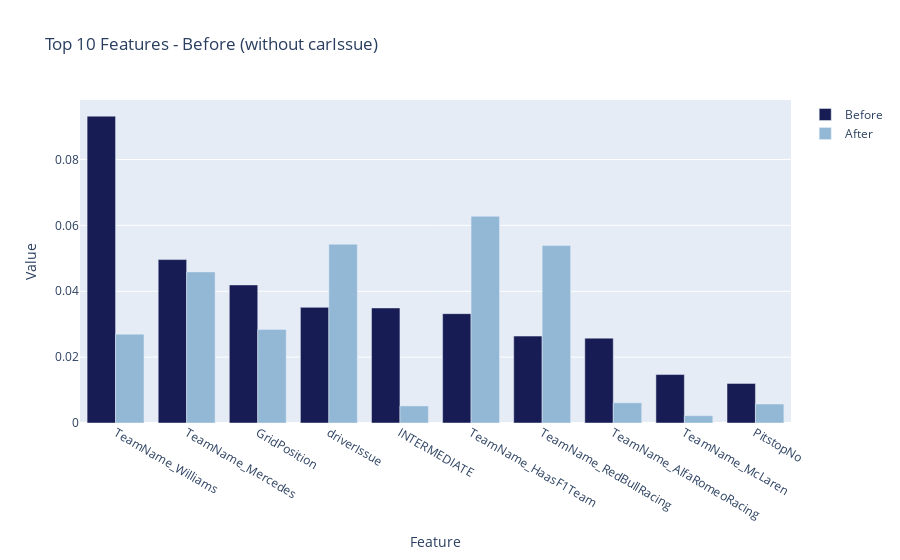
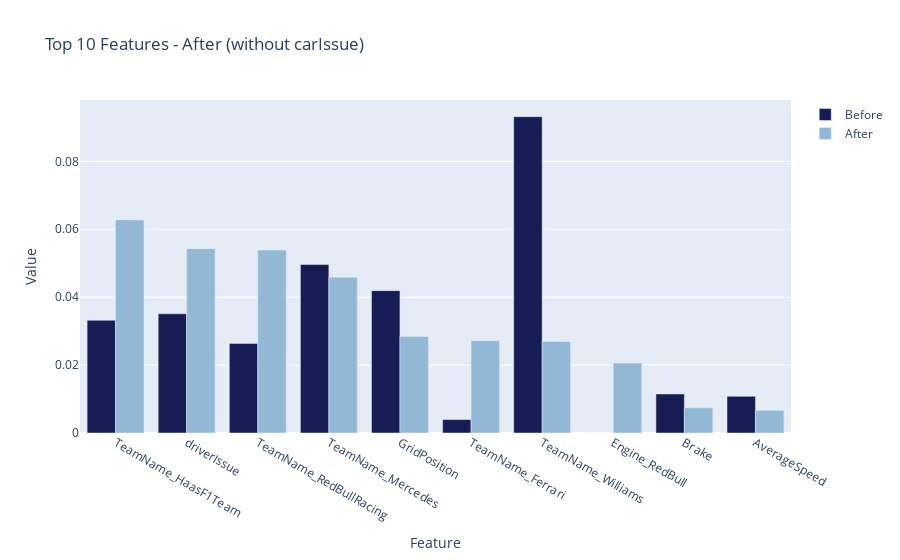

These figures' notebook cell, in order:
### Code cell
# Create same plots but without caIssue feature

importance_aux = importance.drop(index=importance.index[0])

colors = ['#171C54', '#93B8D6']

# Sort the DataFrame by "Before" values and select the top 10 features
top_10_before = importance_aux.sort_values(by='Before', ascending=False).head(10)

# Sort the DataFrame by "After" values and select the top 10 features
top_10_after = importance_aux.sort_values(by='After', ascending=False).head(10)

# Create data for the "Before" chart
before_features = top_10_before['Feature']
before_values = top_10_before['Before']
after_values = top_10_before['After']

# Create a trace for "Before" bars
trace_before = go.Bar(
    x=before_features,
    y=before_values,
    name='Before',
    marker=dict(color=colors[0]),
    textposition='auto'
)

# Create a trace for "After" bars
trace_after = go.Bar(
    x=before_features,
    y=after_values,
    name='After',
    marker=dict(color=colors[1]),
    textposition='auto'
)

# Create the layout for the "Before" chart
layout_before = go.Layout(
    title='Top 10 Features - Before (without carIssue)',
    xaxis=dict(title='Feature'),
    yaxis=dict(title='Value')
)

# Create the figure for the "Before" chart
fig_before = go.Figure(data=[trace_before, trace_after], layout=layout_before)

# Show the "Before" chart
fig_before.show()


# Create data for the "After" chart
after_features = top_10_after['Feature']
before_values = top_10_after['Before']
after_values = top_10_after['After']

# Create a trace for "Before" bars
trace_before = go.Bar(
    x=after_features,
    y=before_values,
    name='Before',
    marker=dict(color=colors[0])
)

# Create a trace for "After" bars
trace_after = go.Bar(
    x=after_features,
    y=after_values,
    name='After',
    marker=dict(color=colors[1]),
    textposition='auto'
)

# Create the layout for the "After" chart
layout_after = go.Layout(
    title='Top 10 Features - After (without carIssue)',
    xaxis=dict(title='Feature'),
    yaxis=dict(title='Value')
)

# Create the figure for the "After" chart
fig_after = go.Figure(data=[trace_before, trace_after], layout=layout_after)

# Show the "After" chart
fig_after.show()

### Figure 1 — Plotly figure (JSON) as saved in the notebook; plotly's stock layout.template omitted (floating-point values rounded to 4 significant figures)
{"data": [{"marker": {"color": "#171C54"}, "name": "Before", "textposition": "auto", "type": "bar", "x": ["TeamName_Williams", "TeamName_Mercedes", "GridPosition", "driverIssue", "INTERMEDIATE", "TeamName_HaasF1Team", "TeamName_RedBullRacing", "TeamName_AlfaRomeoRacing", "TeamName_McLaren", "PitstopNo"], "y": [0.09317, 0.04962, 0.04193, 0.03512, 0.03494, 0.0332, 0.02639, 0.02577, 0.01471, 0.01203]}, {"marker": {"color": "#93B8D6"}, "name": "After", "textposition": "auto", "type": "bar", "x": ["TeamName_Williams", "TeamName_Mercedes", "GridPosition", "driverIssue", "INTERMEDIATE", "TeamName_HaasF1Team", "TeamName_RedBullRacing", "TeamName_AlfaRomeoRacing", "TeamName_McLaren", "PitstopNo"], "y": [0.02698, 0.04588, 0.02843, 0.05429, 0.005182, 0.06277, 0.05388, 0.006146, 0.002226, 0.00577]}], "layout": {"title": {"text": "Top 10 Features - Before (without carIssue)"}, "xaxis": {"title": {"text": "Feature"}}, "yaxis": {"title": {"text": "Value"}}}}

### Figure 2 — Plotly figure (JSON) as saved in the notebook; plotly's stock layout.template omitted (floating-point values rounded to 4 significant figures)
{"data": [{"marker": {"color": "#171C54"}, "name": "Before", "type": "bar", "x": ["TeamName_HaasF1Team", "driverIssue", "TeamName_RedBullRacing", "TeamName_Mercedes", "GridPosition", "TeamName_Ferrari", "TeamName_Williams", "Engine_RedBull", "Brake", "AverageSpeed"], "y": [0.0332, 0.03512, 0.02639, 0.04962, 0.04193, 0.003952, 0.09317, 0, 0.0115, 0.0108]}, {"marker": {"color": "#93B8D6"}, "name": "After", "textposition": "auto", "type": "bar", "x": ["TeamName_HaasF1Team", "driverIssue", "TeamName_RedBullRacing", "TeamName_Mercedes", "GridPosition", "TeamName_Ferrari", "TeamName_Williams", "Engine_RedBull", "Brake", "AverageSpeed"], "y": [0.06277, 0.05429, 0.05388, 0.04588, 0.02843, 0.02718, 0.02698, 0.02059, 0.007421, 0.006699]}], "layout": {"title": {"text": "Top 10 Features - After (without carIssue)"}, "xaxis": {"title": {"text": "Feature"}}, "yaxis": {"title": {"text": "Value"}}}}
